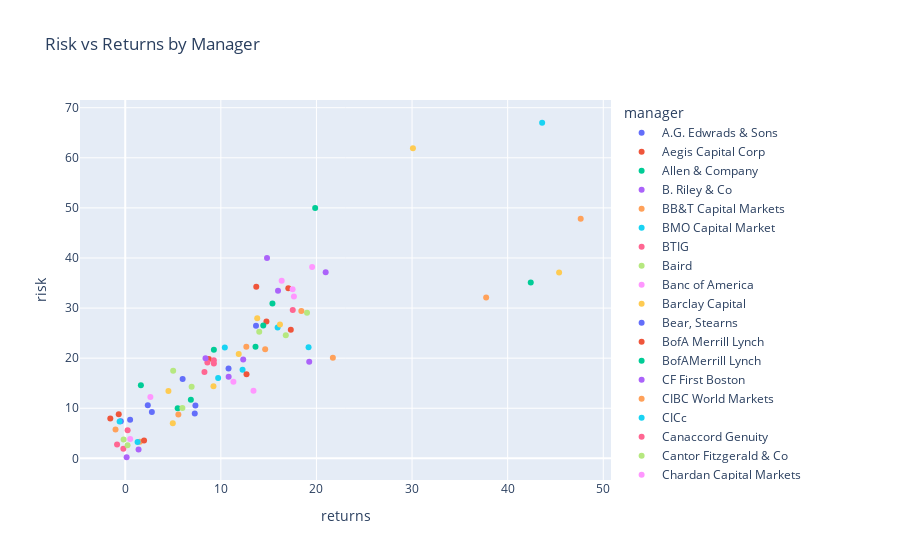

Notebook code for this chart:
### Code cell
fig = px.scatter(df, x='returns', y='risk', color='manager', title="Risk vs Returns by Manager")
fig.show()

### Figure 1 — Plotly figure (JSON) as saved in the notebook; plotly's stock layout.template omitted (floating-point values rounded to 4 significant figures)
{"data": [{"hovertemplate": "manager=A.G. Edwrads & Sons<br>returns=%{x}<br>risk=%{y}<extra></extra>", "legendgroup": "A.G. Edwrads & Sons", "marker": {"color": "#636efa", "symbol": "circle"}, "mode": "markers", "name": "A.G. Edwrads & Sons", "orientation": "v", "showlegend": true, "type": "scatter", "x": [7.339], "xaxis": "x", "y": [10.53], "yaxis": "y"}, {"hovertemplate": "manager=Aegis Capital Corp<br>returns=%{x}<br>risk=%{y}<extra></extra>", "legendgroup": "Aegis Capital Corp", "marker": {"color": "#EF553B", "symbol": "circle"}, "mode": "markers", "name": "Aegis Capital Corp", "orientation": "v", "showlegend": true, "type": "scatter", "x": [-1.563], "xaxis": "x", "y": [7.968], "yaxis": "y"}, {"hovertemplate": "manager=Allen & Company<br>returns=%{x}<br>risk=%{y}<extra></extra>", "legendgroup": "Allen & Company", "marker": {"color": "#00cc96", "symbol": "circle"}, "mode": "markers", "name": "Allen & Company", "orientation": "v", "showlegend": true, "type": "scatter", "x": [42.41], "xaxis": "x", "y": [35.09], "yaxis": "y"}, {"hovertemplate": "manager=B. Riley & Co<br>returns=%{x}<br>risk=%{y}<extra></extra>", "legendgroup": "B. Riley & Co", "marker": {"color": "#ab63fa", "symbol": "circle"}, "mode": "markers", "name": "B. Riley & Co", "orientation": "v", "showlegend": true, "type": "scatter", "x": [0.145], "xaxis": "x", "y": [0.2192], "yaxis": "y"}, {"hovertemplate": "manager=BB&T Capital Markets<br>returns=%{x}<br>risk=%{y}<extra></extra>", "legendgroup": "BB&T Capital Markets", "marker": {"color": "#FFA15A", "symbol": "circle"}, "mode": "markers", "name": "BB&T Capital Markets", "orientation": "v", "showlegend": true, "type": "scatter", "x": [1.53], "xaxis": "x", "y": [3.314], "yaxis": "y"}, {"hovertemplate": "manager=BMO Capital Market<br>returns=%{x}<br>risk=%{y}<extra></extra>", "legendgroup": "BMO Capital Market", "marker": {"color": "#19d3f3", "symbol": "circle"}, "mode": "markers", "name": "BMO Capital Market", "orientation": "v", "showlegend": true, "type": "scatter", "x": [10.41], "xaxis": "x", "y": [22.11], "yaxis": "y"}, {"hovertemplate": "manager=BTIG<br>returns=%{x}<br>risk=%{y}<extra></extra>", "legendgroup": "BTIG", "marker": {"color": "#FF6692", "symbol": "circle"}, "mode": "markers", "name": "BTIG", "orientation": "v", "showlegend": true, "type": "scatter", "x": [-0.197], "xaxis": "x", "y": [1.935], "yaxis": "y"}, {"hovertemplate": "manager=Baird<br>returns=%{x}<br>risk=%{y}<extra></extra>", "legendgroup": "Baird", "marker": {"color": "#B6E880", "symbol": "circle"}, "mode": "markers", "name": "Baird", "orientation": "v", "showlegend": true, "type": "scatter", "x": [14.02], "xaxis": "x", "y": [25.29], "yaxis": "y"}, {"hovertemplate": "manager=Banc of America<br>returns=%{x}<br>risk=%{y}<extra></extra>", "legendgroup": "Banc of America", "marker": {"color": "#FF97FF", "symbol": "circle"}, "mode": "markers", "name": "Banc of America", "orientation": "v", "showlegend": true, "type": "scatter", "x": [19.55], "xaxis": "x", "y": [38.19], "yaxis": "y"}, {"hovertemplate": "manager=Barclay Capital<br>returns=%{x}<br>risk=%{y}<extra></extra>", "legendgroup": "Barclay Capital", "marker": {"color": "#FECB52", "symbol": "circle"}, "mode": "markers", "name": "Barclay Capital", "orientation": "v", "showlegend": true, "type": "scatter", "x": [13.8], "xaxis": "x", "y": [27.97], "yaxis": "y"}, {"hovertemplate": "manager=Bear, Stearns<br>returns=%{x}<br>risk=%{y}<extra></extra>", "legendgroup": "Bear, Stearns", "marker": {"color": "#636efa", "symbol": "circle"}, "mode": "markers", "name": "Bear, Stearns", "orientation": "v", "showlegend": true, "type": "scatter", "x": [10.8], "xaxis": "x", "y": [17.91], "yaxis": "y"}, {"hovertemplate": "manager=BofA Merrill Lynch<br>returns=%{x}<br>risk=%{y}<extra></extra>", "legendgroup": "BofA Merrill Lynch", "marker": {"color": "#EF553B", "symbol": "circle"}, "mode": "markers", "name": "BofA Merrill Lynch", "orientation": "v", "showlegend": true, "type": "scatter", "x": [14.77], "xaxis": "x", "y": [27.31], "yaxis": "y"}, {"hovertemplate": "manager=BofAMerrill Lynch<br>returns=%{x}<br>risk=%{y}<extra></extra>", "legendgroup": "BofAMerrill Lynch", "marker": {"color": "#00cc96", "symbol": "circle"}, "mode": "markers", "name": "BofAMerrill Lynch", "orientation": "v", "showlegend": true, "type": "scatter", "x": [13.62], "xaxis": "x", "y": [22.29], "yaxis": "y"}, {"hovertemplate": "manager=CF First Boston<br>returns=%{x}<br>risk=%{y}<extra></extra>", "legendgroup": "CF First Boston", "marker": {"color": "#ab63fa", "symbol": "circle"}, "mode": "markers", "name": "CF First Boston", "orientation": "v", "showlegend": true, "type": "scatter", "x": [10.82], "xaxis": "x", "y": [16.3], "yaxis": "y"}, {"hovertemplate": "manager=CIBC World Markets<br>returns=%{x}<br>risk=%{y}<extra></extra>", "legendgroup": "CIBC World Markets", "marker": {"color": "#FFA15A", "symbol": "circle"}, "mode": "markers", "name": "CIBC World Markets", "orientation": "v", "showlegend": true, "type": "scatter", "x": [12.67], "xaxis": "x", "y": [22.27], "yaxis": "y"}, {"hovertemplate": "manager=CICc<br>returns=%{x}<br>risk=%{y}<extra></extra>", "legendgroup": "CICc", "marker": {"color": "#19d3f3", "symbol": "circle"}, "mode": "markers", "name": "CICc", "orientation": "v", "showlegend": true, "type": "scatter", "x": [12.27], "xaxis": "x", "y": [17.67], "yaxis": "y"}, {"hovertemplate": "manager=Canaccord Genuity<br>returns=%{x}<br>risk=%{y}<extra></extra>", "legendgroup": "Canaccord Genuity", "marker": {"color": "#FF6692", "symbol": "circle"}, "mode": "markers", "name": "Canaccord Genuity", "orientation": "v", "showlegend": true, "type": "scatter", "x": [8.286], "xaxis": "x", "y": [17.22], "yaxis": "y"}, {"hovertemplate": "manager=Cantor Fitzgerald & Co<br>returns=%{x}<br>risk=%{y}<extra></extra>", "legendgroup": "Cantor Fitzgerald & Co", "marker": {"color": "#B6E880", "symbol": "circle"}, "mode": "markers", "name": "Cantor Fitzgerald & Co", "orientation": "v", "showlegend": true, "type": "scatter", "x": [-0.17], "xaxis": "x", "y": [3.768], "yaxis": "y"}, {"hovertemplate": "manager=Chardan Capital Markets<br>returns=%{x}<br>risk=%{y}<extra></extra>", "legendgroup": "Chardan Capital Markets", "marker": {"color": "#FF97FF", "symbol": "circle"}, "mode": "markers", "name": "Chardan Capital Markets", "orientation": "v", "showlegend": true, "type": "scatter", "x": [0.5173], "xaxis": "x", "y": [3.851], "yaxis": "y"}, {"hovertemplate": "manager=Chase H&Q<br>returns=%{x}<br>risk=%{y}<extra></extra>", "legendgroup": "Chase H&Q", "marker": {"color": "#FECB52", "symbol": "circle"}, "mode": "markers", "name": "Chase H&Q", "orientation": "v", "showlegend": true, "type": "scatter", "x": [30.09], "xaxis": "x", "y": [61.89], "yaxis": "y"}, {"hovertemplate": "manager=China Renaissance Securities<br>returns=%{x}<br>risk=%{y}<extra></extra>", "legendgroup": "China Renaissance Securities", "marker": {"color": "#636efa", "symbol": "circle"}, "mode": "markers", "name": "China Renaissance Securities", "orientation": "v", "showlegend": true, "type": "scatter", "x": [13.68], "xaxis": "x", "y": [26.47], "yaxis": "y"}, {"hovertemplate": "manager=Citigroup Capital Markets<br>returns=%{x}<br>risk=%{y}<extra></extra>", "legendgroup": "Citigroup Capital Markets", "marker": {"color": "#EF553B", "symbol": "circle"}, "mode": "markers", "name": "Citigroup Capital Markets", "orientation": "v", "showlegend": true, "type": "scatter", "x": [8.743], "xaxis": "x", "y": [19.82], "yaxis": "y"}, {"hovertemplate": "manager=Cohen & Company Capital Markets, LLC<br>returns=%{x}<br>risk=%{y}<extra></extra>", "legendgroup": "Cohen & Company Capital Markets, LLC", "marker": {"color": "#00cc96", "symbol": "circle"}, "mode": "markers", "name": "Cohen & Company Capital Markets, LLC", "orientation": "v", "showlegend": true, "type": "scatter", "x": [15.4], "xaxis": "x", "y": [30.89], "yaxis": "y"}, {"hovertemplate": "manager=Credit Suisse First Boston<br>returns=%{x}<br>risk=%{y}<extra></extra>", "legendgroup": "Credit Suisse First Boston", "marker": {"color": "#ab63fa", "symbol": "circle"}, "mode": "markers", "name": "Credit Suisse First Boston", "orientation": "v", "showlegend": true, "type": "scatter", "x": [15.98], "xaxis": "x", "y": [33.45], "yaxis": "y"}, {"hovertemplate": "manager=DeutscheBanc Alex. Brown<br>returns=%{x}<br>risk=%{y}<extra></extra>", "legendgroup": "DeutscheBanc Alex. Brown", "marker": {"color": "#FFA15A", "symbol": "circle"}, "mode": "markers", "name": "DeutscheBanc Alex. Brown", "orientation": "v", "showlegend": true, "type": "scatter", "x": [21.72], "xaxis": "x", "y": [20.09], "yaxis": "y"}, {"hovertemplate": "manager=Donaldson, Lufkin & Jenrette<br>returns=%{x}<br>risk=%{y}<extra></extra>", "legendgroup": "Donaldson, Lufkin & Jenrette", "marker": {"color": "#19d3f3", "symbol": "circle"}, "mode": "markers", "name": "Donaldson, Lufkin & Jenrette", "orientation": "v", "showlegend": true, "type": "scatter", "x": [15.94], "xaxis": "x", "y": [26.11], "yaxis": "y"}, {"hovertemplate": "manager=Dutsche Bank<br>returns=%{x}<br>risk=%{y}<extra></extra>", "legendgroup": "Dutsche Bank", "marker": {"color": "#FF6692", "symbol": "circle"}, "mode": "markers", "name": "Dutsche Bank", "orientation": "v", "showlegend": true, "type": "scatter", "x": [9.266], "xaxis": "x", "y": [19.59], "yaxis": "y"}, {"hovertemplate": "manager=EarlyBirdCapital, Inc<br>returns=%{x}<br>risk=%{y}<extra></extra>", "legendgroup": "EarlyBirdCapital, Inc", "marker": {"color": "#B6E880", "symbol": "circle"}, "mode": "markers", "name": "EarlyBirdCapital, Inc", "orientation": "v", "showlegend": true, "type": "scatter", "x": [0.2367], "xaxis": "x", "y": [2.596], "yaxis": "y"}, {"hovertemplate": "manager=Evercore ISI<br>returns=%{x}<br>risk=%{y}<extra></extra>", "legendgroup": "Evercore ISI", "marker": {"color": "#FF97FF", "symbol": "circle"}, "mode": "markers", "name": "Evercore ISI", "orientation": "v", "showlegend": true, "type": "scatter", "x": [16.36], "xaxis": "x", "y": [35.46], "yaxis": "y"}, {"hovertemplate": "manager=FBR Capital Markets<br>returns=%{x}<br>risk=%{y}<extra></extra>", "legendgroup": "FBR Capital Markets", "marker": {"color": "#FECB52", "symbol": "circle"}, "mode": "markers", "name": "FBR Capital Markets", "orientation": "v", "showlegend": true, "type": "scatter", "x": [4.516], "xaxis": "x", "y": [13.43], "yaxis": "y"}, {"hovertemplate": "manager=Feltl & Company<br>returns=%{x}<br>risk=%{y}<extra></extra>", "legendgroup": "Feltl & Company", "marker": {"color": "#636efa", "symbol": "circle"}, "mode": "markers", "name": "Feltl & Company", "orientation": "v", "showlegend": true, "type": "scatter", "x": [2.785], "xaxis": "x", "y": [9.273], "yaxis": "y"}, {"hovertemplate": "manager=Ferris, Baker, Watts<br>returns=%{x}<br>risk=%{y}<extra></extra>", "legendgroup": "Ferris, Baker, Watts", "marker": {"color": "#EF553B", "symbol": "circle"}, "mode": "markers", "name": "Ferris, Baker, Watts", "orientation": "v", "showlegend": true, "type": "scatter", "x": [1.97], "xaxis": "x", "y": [3.565], "yaxis": "y"}, {"hovertemplate": "manager=Friedman Billings Ramsey<br>returns=%{x}<br>risk=%{y}<extra></extra>", "legendgroup": "Friedman Billings Ramsey", "marker": {"color": "#00cc96", "symbol": "circle"}, "mode": "markers", "name": "Friedman Billings Ramsey", "orientation": "v", "showlegend": true, "type": "scatter", "x": [5.485], "xaxis": "x", "y": [10.01], "yaxis": "y"}, {"hovertemplate": "manager=Goldman Sachs Japan<br>returns=%{x}<br>risk=%{y}<extra></extra>", "legendgroup": "Goldman Sachs Japan", "marker": {"color": "#ab63fa", "symbol": "circle"}, "mode": "markers", "name": "Goldman Sachs Japan", "orientation": "v", "showlegend": true, "type": "scatter", "x": [20.96], "xaxis": "x", "y": [37.16], "yaxis": "y"}, {"hovertemplate": "manager=Guggenheim Securities<br>returns=%{x}<br>risk=%{y}<extra></extra>", "legendgroup": "Guggenheim Securities", "marker": {"color": "#FFA15A", "symbol": "circle"}, "mode": "markers", "name": "Guggenheim Securities", "orientation": "v", "showlegend": true, "type": "scatter", "x": [37.75], "xaxis": "x", "y": [32.11], "yaxis": "y"}, {"hovertemplate": "manager=I-Bankers<br>returns=%{x}<br>risk=%{y}<extra></extra>", "legendgroup": "I-Bankers", "marker": {"color": "#19d3f3", "symbol": "circle"}, "mode": "markers", "name": "I-Bankers", "orientation": "v", "showlegend": true, "type": "scatter", "x": [1.288], "xaxis": "x", "y": [3.25], "yaxis": "y"}, {"hovertemplate": "manager=I-Bankers Securities<br>returns=%{x}<br>risk=%{y}<extra></extra>", "legendgroup": "I-Bankers Securities", "marker": {"color": "#FF6692", "symbol": "circle"}, "mode": "markers", "name": "I-Bankers Securities", "orientation": "v", "showlegend": true, "type": "scatter", "x": [-0.855], "xaxis": "x", "y": [2.787], "yaxis": "y"}, {"hovertemplate": "manager=ING<br>returns=%{x}<br>risk=%{y}<extra></extra>", "legendgroup": "ING", "marker": {"color": "#B6E880", "symbol": "circle"}, "mode": "markers", "name": "ING", "orientation": "v", "showlegend": true, "type": "scatter", "x": [5.013], "xaxis": "x", "y": [17.46], "yaxis": "y"}, {"hovertemplate": "manager=Itaú BBA<br>returns=%{x}<br>risk=%{y}<extra></extra>", "legendgroup": "Itaú BBA", "marker": {"color": "#FF97FF", "symbol": "circle"}, "mode": "markers", "name": "Itaú BBA", "orientation": "v", "showlegend": true, "type": "scatter", "x": [11.31], "xaxis": "x", "y": [15.28], "yaxis": "y"}, {"hovertemplate": "manager=J.P.Morgan<br>returns=%{x}<br>risk=%{y}<extra></extra>", "legendgroup": "J.P.Morgan", "marker": {"color": "#FECB52", "symbol": "circle"}, "mode": "markers", "name": "J.P.Morgan", "orientation": "v", "showlegend": true, "type": "scatter", "x": [16.18], "xaxis": "x", "y": [26.72], "yaxis": "y"}, {"hovertemplate": "manager=JMP Securities<br>returns=%{x}<br>risk=%{y}<extra></extra>", "legendgroup": "JMP Securities", "marker": {"color": "#636efa", "symbol": "circle"}, "mode": "markers", "name": "JMP Securities", "orientation": "v", "showlegend": true, "type": "scatter", "x": [2.358], "xaxis": "x", "y": [10.59], "yaxis": "y"}, {"hovertemplate": "manager=Jefferirs<br>returns=%{x}<br>risk=%{y}<extra></extra>", "legendgroup": "Jefferirs", "marker": {"color": "#EF553B", "symbol": "circle"}, "mode": "markers", "name": "Jefferirs", "orientation": "v", "showlegend": true, "type": "scatter", "x": [17.06], "xaxis": "x", "y": [33.95], "yaxis": "y"}, {"hovertemplate": "manager=Joseph Gunnar & Co<br>returns=%{x}<br>risk=%{y}<extra></extra>", "legendgroup": "Joseph Gunnar & Co", "marker": {"color": "#00cc96", "symbol": "circle"}, "mode": "markers", "name": "Joseph Gunnar & Co", "orientation": "v", "showlegend": true, "type": "scatter", "x": [1.637], "xaxis": "x", "y": [14.6], "yaxis": "y"}, {"hovertemplate": "manager=KKR<br>returns=%{x}<br>risk=%{y}<extra></extra>", "legendgroup": "KKR", "marker": {"color": "#ab63fa", "symbol": "circle"}, "mode": "markers", "name": "KKR", "orientation": "v", "showlegend": true, "type": "scatter", "x": [12.34], "xaxis": "x", "y": [19.73], "yaxis": "y"}, {"hovertemplate": "manager=Keefe, Bruyette & Woods, Inc.<br>returns=%{x}<br>risk=%{y}<extra></extra>", "legendgroup": "Keefe, Bruyette & Woods, Inc.", "marker": {"color": "#FFA15A", "symbol": "circle"}, "mode": "markers", "name": "Keefe, Bruyette & Woods, Inc.", "orientation": "v", "showlegend": true, "type": "scatter", "x": [5.555], "xaxis": "x", "y": [8.778], "yaxis": "y"}, {"hovertemplate": "manager=KeyBanc Capital Market<br>returns=%{x}<br>risk=%{y}<extra></extra>", "legendgroup": "KeyBanc Capital Market", "marker": {"color": "#19d3f3", "symbol": "circle"}, "mode": "markers", "name": "KeyBanc Capital Market", "orientation": "v", "showlegend": true, "type": "scatter", "x": [43.61], "xaxis": "x", "y": [67.0], "yaxis": "y"}, {"hovertemplate": "manager=Ladenberg Thalmann<br>returns=%{x}<br>risk=%{y}<extra></extra>", "legendgroup": "Ladenberg Thalmann", "marker": {"color": "#FF6692", "symbol": "circle"}, "mode": "markers", "name": "Ladenberg Thalmann", "orientation": "v", "showlegend": true, "type": "scatter", "x": [0.2511], "xaxis": "x", "y": [5.623], "yaxis": "y"}, {"hovertemplate": "manager=Lazard<br>returns=%{x}<br>risk=%{y}<extra></extra>", "legendgroup": "Lazard", "marker": {"color": "#B6E880", "symbol": "circle"}, "mode": "markers", "name": "Lazard", "orientation": "v", "showlegend": true, "type": "scatter", "x": [6.944], "xaxis": "x", "y": [14.3], "yaxis": "y"}, {"hovertemplate": "manager=Leerink Partners<br>returns=%{x}<br>risk=%{y}<extra></extra>", "legendgroup": "Leerink Partners", "marker": {"color": "#FF97FF", "symbol": "circle"}, "mode": "markers", "name": "Leerink Partners", "orientation": "v", "showlegend": true, "type": "scatter", "x": [17.5], "xaxis": "x", "y": [33.77], "yaxis": "y"}, {"hovertemplate": "manager=Lehamn Brothers<br>returns=%{x}<br>risk=%{y}<extra></extra>", "legendgroup": "Lehamn Brothers", "marker": {"color": "#FECB52", "symbol": "circle"}, "mode": "markers", "name": "Lehamn Brothers", "orientation": "v", "showlegend": true, "type": "scatter", "x": [11.87], "xaxis": "x", "y": [20.85], "yaxis": "y"}, {"hovertemplate": "manager=Macquarie Capital<br>returns=%{x}<br>risk=%{y}<extra></extra>", "legendgroup": "Macquarie Capital", "marker": {"color": "#636efa", "symbol": "circle"}, "mode": "markers", "name": "Macquarie Capital", "orientation": "v", "showlegend": true, "type": "scatter", "x": [6.004], "xaxis": "x", "y": [15.85], "yaxis": "y"}, {"hovertemplate": "manager=Maxim Group LLC<br>returns=%{x}<br>risk=%{y}<extra></extra>", "legendgroup": "Maxim Group LLC", "marker": {"color": "#EF553B", "symbol": "circle"}, "mode": "markers", "name": "Maxim Group LLC", "orientation": "v", "showlegend": true, "type": "scatter", "x": [-0.6821], "xaxis": "x", "y": [8.825], "yaxis": "y"}, {"hovertemplate": "manager=Mizuho Securities<br>returns=%{x}<br>risk=%{y}<extra></extra>", "legendgroup": "Mizuho Securities", "marker": {"color": "#00cc96", "symbol": "circle"}, "mode": "markers", "name": "Mizuho Securities", "orientation": "v", "showlegend": true, "type": "scatter", "x": [19.87], "xaxis": "x", "y": [49.97], "yaxis": "y"}, {"hovertemplate": "manager=Morgan Joseph<br>returns=%{x}<br>risk=%{y}<extra></extra>", "legendgroup": "Morgan Joseph", "marker": {"color": "#ab63fa", "symbol": "circle"}, "mode": "markers", "name": "Morgan Joseph", "orientation": "v", "showlegend": true, "type": "scatter", "x": [1.395], "xaxis": "x", "y": [1.785], "yaxis": "y"}, {"hovertemplate": "manager=Morgan Stanlet Dean Witter<br>returns=%{x}<br>risk=%{y}<extra></extra>", "legendgroup": "Morgan Stanlet Dean Witter", "marker": {"color": "#FFA15A", "symbol": "circle"}, "mode": "markers", "name": "Morgan Stanlet Dean Witter", "orientation": "v", "showlegend": true, "type": "scatter", "x": [18.42], "xaxis": "x", "y": [29.41], "yaxis": "y"}, {"hovertemplate": "manager=National Securities Corporation<br>returns=%{x}<br>risk=%{y}<extra></extra>", "legendgroup": "National Securities Corporation", "marker": {"color": "#19d3f3", "symbol": "circle"}, "mode": "markers", "name": "National Securities Corporation", "orientation": "v", "showlegend": true, "type": "scatter", "x": [9.718], "xaxis": "x", "y": [16.03], "yaxis": "y"}, {"hovertemplate": "manager=Needham & Company<br>returns=%{x}<br>risk=%{y}<extra></extra>", "legendgroup": "Needham & Company", "marker": {"color": "#FF6692", "symbol": "circle"}, "mode": "markers", "name": "Needham & Company", "orientation": "v", "showlegend": true, "type": "scatter", "x": [8.591], "xaxis": "x", "y": [19.15], "yaxis": "y"}, {"hovertemplate": "manager=Nomura<br>returns=%{x}<br>risk=%{y}<extra></extra>", "legendgroup": "Nomura", "marker": {"color": "#B6E880", "symbol": "circle"}, "mode": "markers", "name": "Nomura", "orientation": "v", "showlegend": true, "type": "scatter", "x": [5.976], "xaxis": "x", "y": [10.07], "yaxis": "y"}, {"hovertemplate": "manager=Oppenheimer & Co<br>returns=%{x}<br>risk=%{y}<extra></extra>", "legendgroup": "Oppenheimer & Co", "marker": {"color": "#FF97FF", "symbol": "circle"}, "mode": "markers", "name": "Oppenheimer & Co", "orientation": "v", "showlegend": true, "type": "scatter", "x": [2.63], "xaxis": "x", "y": [12.26], "yaxis": "y"}, {"hovertemplate": "manager=Pacific Crest Securities<br>returns=%{x}<br>risk=%{y}<extra></extra>", "legendgroup": "Pacific Crest Securities", "marker": {"color": "#FECB52", "symbol": "circle"}, "mode": "markers", "name": "Pacific Crest Securities", "orientation": "v", "showlegend": true, "type": "scatter", "x": [9.229], "xaxis": "x", "y": [14.37], "yaxis": "y"}, {"hovertemplate": "manager=Paulson Investment<br>returns=%{x}<br>risk=%{y}<extra></extra>", "legendgroup": "Paulson Investment", "marker": {"color": "#636efa", "symbol": "circle"}, "mode": "markers", "name": "Paulson Investment", "orientation": "v", "showlegend": true, "type": "scatter", "x": [-0.4622], "xaxis": "x", "y": [7.405], "yaxis": "y"}, {"hovertemplate": "manager=Piper Sandler<br>returns=%{x}<br>risk=%{y}<extra></extra>", "legendgroup": "Piper Sandler", "marker": {"color": "#EF553B", "symbol": "circle"}, "mode": "markers", "name": "Piper Sandler", "orientation": "v", "showlegend": true, "type": "scatter", "x": [17.32], "xaxis": "x", "y": [25.65], "yaxis": "y"}, {"hovertemplate": "manager=RBC Capital Markets<br>returns=%{x}<br>risk=%{y}<extra></extra>", "legendgroup": "RBC Capital Markets", "marker": {"color": "#00cc96", "symbol": "circle"}, "mode": "markers", "name": "RBC Capital Markets", "orientation": "v", "showlegend": true, "type": "scatter", "x": [14.44], "xaxis": "x", "y": [26.54], "yaxis": "y"}, {"hovertemplate": "manager=Raymond James<br>returns=%{x}<br>risk=%{y}<extra></extra>", "legendgroup": "Raymond James", "marker": {"color": "#ab63fa", "symbol": "circle"}, "mode": "markers", "name": "Raymond James", "orientation": "v", "showlegend": true, "type": "scatter", "x": [8.397], "xaxis": "x", "y": [19.98], "yaxis": "y"}, {"hovertemplate": "manager=Robertson Stephens<br>returns=%{x}<br>risk=%{y}<extra></extra>", "legendgroup": "Robertson Stephens", "marker": {"color": "#FFA15A", "symbol": "circle"}, "mode": "markers", "name": "Robertson Stephens", "orientation": "v", "showlegend": true, "type": "scatter", "x": [47.64], "xaxis": "x", "y": [47.84], "yaxis": "y"}, {"hovertemplate": "manager=Rodman & Renshaw<br>returns=%{x}<br>risk=%{y}<extra></extra>", "legendgroup": "Rodman & Renshaw", "marker": {"color": "#19d3f3", "symbol": "circle"}, "mode": "markers", "name": "Rodman & Renshaw", "orientation": "v", "showlegend": true, "type": "scatter", "x": [-0.5879], "xaxis": "x", "y": [7.381], "yaxis": "y"}, {"hovertemplate": "manager=Roth Capital Partners<br>returns=%{x}<br>risk=%{y}<extra></extra>", "legendgroup": "Roth Capital Partners", "marker": {"color": "#FF6692", "symbol": "circle"}, "mode": "markers", "name": "Roth Capital Partners", "orientation": "v", "showlegend": true, "type": "scatter", "x": [9.27], "xaxis": "x", "y": [18.92], "yaxis": "y"}, {"hovertemplate": "manager=SG Cowen<br>returns=%{x}<br>risk=%{y}<extra></extra>", "legendgroup": "SG Cowen", "marker": {"color": "#B6E880", "symbol": "circle"}, "mode": "markers", "name": "SG Cowen", "orientation": "v", "showlegend": true, "type": "scatter", "x": [19.01], "xaxis": "x", "y": [29.08], "yaxis": "y"}, {"hovertemplate": "manager=Salomon Smith Barney<br>returns=%{x}<br>risk=%{y}<extra></extra>", "legendgroup": "Salomon Smith Barney", "marker": {"color": "#FF97FF", "symbol": "circle"}, "mode": "markers", "name": "Salomon Smith Barney", "orientation": "v", "showlegend": true, "type": "scatter", "x": [17.64], "xaxis": "x", "y": [32.31], "yaxis": "y"}, {"hovertemplate": "manager=Sandler ONeill & Partners<br>returns=%{x}<br>risk=%{y}<extra></extra>", "legendgroup": "Sandler ONeill & Partners", "marker": {"color": "#FECB52", "symbol": "circle"}, "mode": "markers", "name": "Sandler ONeill & Partners", "orientation": "v", "showlegend": true, "type": "scatter", "x": [4.973], "xaxis": "x", "y": [7.026], "yaxis": "y"}, {"hovertemplate": "manager=Stephens<br>returns=%{x}<br>risk=%{y}<extra></extra>", "legendgroup": "Stephens", "marker": {"color": "#636efa", "symbol": "circle"}, "mode": "markers", "name": "Stephens", "orientation": "v", "showlegend": true, "type": "scatter", "x": [7.27], "xaxis": "x", "y": [8.939], "yaxis": "y"}, {"hovertemplate": "manager=Stifel<br>returns=%{x}<br>risk=%{y}<extra></extra>", "legendgroup": "Stifel", "marker": {"color": "#EF553B", "symbol": "circle"}, "mode": "markers", "name": "Stifel", "orientation": "v", "showlegend": true, "type": "scatter", "x": [13.71], "xaxis": "x", "y": [34.28], "yaxis": "y"}, {"hovertemplate": "manager=Stifel Nicolaus Weisel<br>returns=%{x}<br>risk=%{y}<extra></extra>", "legendgroup": "Stifel Nicolaus Weisel", "marker": {"color": "#00cc96", "symbol": "circle"}, "mode": "markers", "name": "Stifel Nicolaus Weisel", "orientation": "v", "showlegend": true, "type": "scatter", "x": [6.863], "xaxis": "x", "y": [11.68], "yaxis": "y"}, {"hovertemplate": "manager=SunTrust Robinson Humphrey<br>returns=%{x}<br>risk=%{y}<extra></extra>", "legendgroup": "SunTrust Robinson Humphrey", "marker": {"color": "#ab63fa", "symbol": "circle"}, "mode": "markers", "name": "SunTrust Robinson Humphrey", "orientation": "v", "showlegend": true, "type": "scatter", "x": [14.83], "xaxis": "x", "y": [40.02], "yaxis": "y"}, {"hovertemplate": "manager=ThinkEquity<br>returns=%{x}<br>risk=%{y}<extra></extra>", "legendgroup": "ThinkEquity", "marker": {"color": "#FFA15A", "symbol": "circle"}, "mode": "markers", "name": "ThinkEquity", "orientation": "v", "showlegend": true, "type": "scatter", "x": [14.63], "xaxis": "x", "y": [21.76], "yaxis": "y"}, {"hovertemplate": "manager=Thomas Weisel<br>returns=%{x}<br>risk=%{y}<extra></extra>", "legendgroup": "Thomas Weisel", "marker": {"color": "#19d3f3", "symbol": "circle"}, "mode": "markers", "name": "Thomas Weisel", "orientation": "v", "showlegend": true, "type": "scatter", "x": [19.17], "xaxis": "x", "y": [22.16], "yaxis": "y"}, {"hovertemplate": "manager=UBS Securitie<br>returns=%{x}<br>risk=%{y}<extra></extra>", "legendgroup": "UBS Securitie", "marker": {"color": "#FF6692", "symbol": "circle"}, "mode": "markers", "name": "UBS Securitie", "orientation": "v", "showlegend": true, "type": "scatter", "x": [17.52], "xaxis": "x", "y": [29.6], "yaxis": "y"}, {"hovertemplate": "manager=UBS Warburg<br>returns=%{x}<br>risk=%{y}<extra></extra>", "legendgroup": "UBS Warburg", "marker": {"color": "#B6E880", "symbol": "circle"}, "mode": "markers", "name": "UBS Warburg", "orientation": "v", "showlegend": true, "type": "scatter", "x": [16.79], "xaxis": "x", "y": [24.55], "yaxis": "y"}, {"hovertemplate": "manager=US Bancorp Piper Jaffray<br>returns=%{x}<br>risk=%{y}<extra></extra>", "legendgroup": "US Bancorp Piper Jaffray", "marker": {"color": "#FF97FF", "symbol": "circle"}, "mode": "markers", "name": "US Bancorp Piper Jaffray", "orientation": "v", "showlegend": true, "type": "scatter", "x": [13.41], "xaxis": "x", "y": [13.49], "yaxis": "y"}, {"hovertemplate": "manager=ViewTrade Securities<br>returns=%{x}<br>risk=%{y}<extra></extra>", "legendgroup": "ViewTrade Securities", "marker": {"color": "#FECB52", "symbol": "circle"}, "mode": "markers", "name": "ViewTrade Securities", "orientation": "v", "showlegend": true, "type": "scatter", "x": [45.38], "xaxis": "x", "y": [37.11], "yaxis": "y"}, {"hovertemplate": "manager=WR Hambrecht+Co<br>returns=%{x}<br>risk=%{y}<extra></extra>", "legendgroup": "WR Hambrecht+Co", "marker": {"color": "#636efa", "symbol": "circle"}, "mode": "markers", "name": "WR Hambrecht+Co", "orientation": "v", "showlegend": true, "type": "scatter", "x": [0.509], "xaxis": "x", "y": [7.722], "yaxis": "y"}, {"hovertemplate": "manager=Wachovia<br>returns=%{x}<br>risk=%{y}<extra></extra>", "legendgroup": "Wachovia", "marker": {"color": "#EF553B", "symbol": "circle"}, "mode": "markers", "name": "Wachovia", "orientation": "v", "showlegend": true, "type": "scatter", "x": [12.69], "xaxis": "x", "y": [16.79], "yaxis": "y"}, {"hovertemplate": "manager=Wells Fargo Securities<br>returns=%{x}<br>risk=%{y}<extra></extra>", "legendgroup": "Wells Fargo Securities", "marker": {"color": "#00cc96", "symbol": "circle"}, "mode": "markers", "name": "Wells Fargo Securities", "orientation": "v", "showlegend": true, "type": "scatter", "x": [9.271], "xaxis": "x", "y": [21.68], "yaxis": "y"}, {"hovertemplate": "manager=Wm Blair<br>returns=%{x}<br>risk=%{y}<extra></extra>", "legendgroup": "Wm Blair", "marker": {"color": "#ab63fa", "symbol": "circle"}, "mode": "markers", "name": "Wm Blair", "orientation": "v", "showlegend": true, "type": "scatter", "x": [19.24], "xaxis": "x", "y": [19.29], "yaxis": "y"}, {"hovertemplate": "manager=Wunderlich Securities<br>returns=%{x}<br>risk=%{y}<extra></extra>", "legendgroup": "Wunderlich Securities", "marker": {"color": "#FFA15A", "symbol": "circle"}, "mode": "markers", "name": "Wunderlich Securities", "orientation": "v", "showlegend": true, "type": "scatter", "x": [-1.017], "xaxis": "x", "y": [5.753], "yaxis": "y"}], "layout": {"legend": {"title": {"text": "manager"}, "tracegroupgap": 0}, "title": {"text": "Risk vs Returns by Manager"}, "xaxis": {"anchor": "y", "domain": [0, 1], "title": {"text": "returns"}}, "yaxis": {"anchor": "x", "domain": [0, 1], "title": {"text": "risk"}}}}
